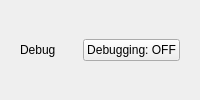
<?xml version="1.0" encoding="UTF-8"?>
<ui version="4.0">
<class>CanvasWidget</class>
<widget class="QWidget" name="CanvasWidget">
  <layout class="QVBoxLayout" name="verticalLayout">
    <item>
      <widget class="QWidget" name="m_debuggingControls">
        <layout class="QHBoxLayout" name="horizontalLayout0">
          <item>
            <widget class="QLabel" name="m_label0">
              <property name="text">
                <string>Debug</string>
              </property>
              <property name="sizePolicy">
                <sizepolicy hsizetype="Minimum" vsizetype="Fixed">
                  <horstretch>0</horstretch>
                  <verstretch>0</verstretch>
                </sizepolicy>
              </property>
              <property name="alignment">
                <set>Qt::AlignLeading|Qt::AlignLeft|Qt::AlignTop</set>
              </property>
            </widget>
          </item>
          <item>
            <widget class="QPushButton" name="m_debugAttach">
              <property name="text">
                <string>Debugging: OFF</string>
              </property>
              <property name="sizePolicy">
                <sizepolicy hsizetype="Minimum" vsizetype="Fixed">
                  <horstretch>0</horstretch>
                  <verstretch>0</verstretch>
                </sizepolicy>
              </property>
            </widget>
          </item>
        </layout>
      </widget>
    </item>
  </layout>
</widget>
<resources/>
<connections/>
</ui>
